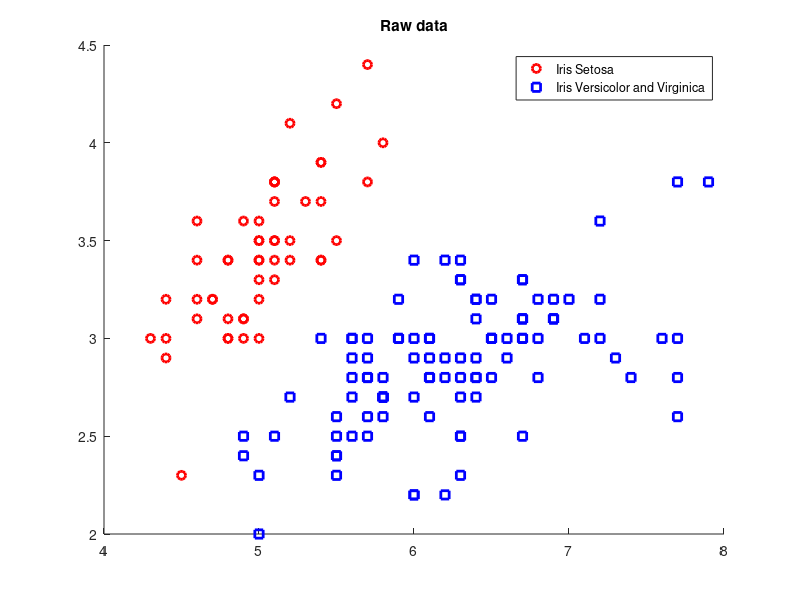

The MATLAB script that drew this image: (Note: this script raises an error after producing the figure.)
%$ clear all
clc, close all force, clear all

%% Set the data from the file (would read file but formatted as rich text so annoying to process file)
ASetosa = [5.1 3.5 1.4 0.2;...
    4.9 3.0 1.4 0.2;...
    4.7 3.2 1.3 0.2;...
    4.6 3.1 1.5 0.2;...
    5.0 3.6 1.4 0.2;...
    5.4 3.9 1.7 0.4;...
    4.6 3.4 1.4 0.3;...
    5.0 3.4 1.5 0.2;...
    4.4 2.9 1.4 0.2;...
    4.9 3.1 1.5 0.1;...
    5.4 3.7 1.5 0.2;...
    4.8 3.4 1.6 0.2;...
    4.8 3.0 1.4 0.1;...
    4.3 3.0 1.1 0.1;...
    5.8 4.0 1.2 0.2;...
    5.7 4.4 1.5 0.4;...
    5.4 3.9 1.3 0.4;...
    5.1 3.5 1.4 0.3;...
    5.7 3.8 1.7 0.3;...
    5.1 3.8 1.5 0.3;...
    5.4 3.4 1.7 0.2;...
    5.1 3.7 1.5 0.4;...
    4.6 3.6 1.0 0.2;...
    5.1 3.3 1.7 0.5;...
    4.8 3.4 1.9 0.2;...
    5.0 3.0 1.6 0.2;...
    5.0 3.4 1.6 0.4;...
    5.2 3.5 1.5 0.2;...
    5.2 3.4 1.4 0.2;...
    4.7 3.2 1.6 0.2;...
    4.8 3.1 1.6 0.2;...
    5.4 3.4 1.5 0.4;...
    5.2 4.1 1.5 0.1;...
    5.5 4.2 1.4 0.2;...
    4.9 3.1 1.5 0.2;...
    5.0 3.2 1.2 0.2;...
    5.5 3.5 1.3 0.2;...
    4.9 3.6 1.4 0.1;...
    4.4 3.0 1.3 0.2;...
    5.1 3.4 1.5 0.2;...
    5.0 3.5 1.3 0.3;...
    4.5 2.3 1.3 0.3;...
    4.4 3.2 1.3 0.2;...
    5.0 3.5 1.6 0.6;...
    5.1 3.8 1.9 0.4;...
    4.8 3.0 1.4 0.3;...
    5.1 3.8 1.6 0.2;...
    4.6 3.2 1.4 0.2;...
    5.3 3.7 1.5 0.2;...
    5.0 3.3 1.4 0.2];

AVersicolor = [7.0 3.2 4.7 1.4;...
    6.4 3.2 4.5 1.5;...
    6.9 3.1 4.9 1.5;...
    5.5 2.3 4.0 1.3;...
    6.5 2.8 4.6 1.5;...
    5.7 2.8 4.5 1.3;...
    6.3 3.3 4.7 1.6;...
    4.9 2.4 3.3 1.0;...
    6.6 2.9 4.6 1.3;...
    5.2 2.7 3.9 1.4;...
    5.0 2.0 3.5 1.0;...
    5.9 3.0 4.2 1.5;...
    6.0 2.2 4.0 1.0;...
    6.1 2.9 4.7 1.4;...
    5.6 2.9 3.6 1.3;...
    6.7 3.1 4.4 1.4;...
    5.6 3.0 4.5 1.5;...
    5.8 2.7 4.1 1.0;...
    6.2 2.2 4.5 1.5;...
    5.6 2.5 3.9 1.1;...
    5.9 3.2 4.8 1.8;...
    6.1 2.8 4.0 1.3;...
    6.3 2.5 4.9 1.5;...
    6.1 2.8 4.7 1.2;...
    6.4 2.9 4.3 1.3;...
    6.6 3.0 4.4 1.4;...
    6.8 2.8 4.8 1.4;...
    6.7 3.0 5.0 1.7;...
    6.0 2.9 4.5 1.5;...
    5.7 2.6 3.5 1.0;...
    5.5 2.4 3.8 1.1;...
    5.5 2.4 3.7 1.0;...
    5.8 2.7 3.9 1.2;...
    6.0 2.7 5.1 1.6;...
    5.4 3.0 4.5 1.5;...
    6.0 3.4 4.5 1.6;...
    6.7 3.1 4.7 1.5;...
    6.3 2.3 4.4 1.3;...
    5.6 3.0 4.1 1.3;...
    5.5 2.5 4.0 1.3;...
    5.5 2.6 4.4 1.2;...
    6.1 3.0 4.6 1.4;...
    5.8 2.6 4.0 1.2;...
    5.0 2.3 3.3 1.0;...
    5.6 2.7 4.2 1.3;...
    5.7 3.0 4.2 1.2;...
    5.7 2.9 4.2 1.3;...
    6.2 2.9 4.3 1.3;...
    5.1 2.5 3.0 1.1;...
    5.7 2.8 4.1 1.3];

AVirginica = [6.3 3.3 6.0 2.5;...
    5.8 2.7 5.1 1.9;...
    7.1 3.0 5.9 2.1;...
    6.3 2.9 5.6 1.8;...
    6.5 3.0 5.8 2.2;...
    7.6 3.0 6.6 2.1;...
    4.9 2.5 4.5 1.7;...
    7.3 2.9 6.3 1.8;...
    6.7 2.5 5.8 1.8;...
    7.2 3.6 6.1 2.5;...
    6.5 3.2 5.1 2.0;...
    6.4 2.7 5.3 1.9;...
    6.8 3.0 5.5 2.1;...
    5.7 2.5 5.0 2.0;...
    5.8 2.8 5.1 2.4;...
    6.4 3.2 5.3 2.3;...
    6.5 3.0 5.5 1.8;...
    7.7 3.8 6.7 2.2;...
    7.7 2.6 6.9 2.3;...
    6.0 2.2 5.0 1.5;...
    6.9 3.2 5.7 2.3;...
    5.6 2.8 4.9 2.0;...
    7.7 2.8 6.7 2.0;...
    6.3 2.7 4.9 1.8;...
    6.7 3.3 5.7 2.1;...
    7.2 3.2 6.0 1.8;...
    6.2 2.8 4.8 1.8;...
    6.1 3.0 4.9 1.8;...
    6.4 2.8 5.6 2.1;...
    7.2 3.0 5.8 1.6;...
    7.4 2.8 6.1 1.9;...
    7.9 3.8 6.4 2.0;...
    6.4 2.8 5.6 2.2;...
    6.3 2.8 5.1 1.5;...
    6.1 2.6 5.6 1.4;...
    7.7 3.0 6.1 2.3;...
    6.3 3.4 5.6 2.4;...
    6.4 3.1 5.5 1.8;...
    6.0 3.0 4.8 1.8;...
    6.9 3.1 5.4 2.1;...
    6.7 3.1 5.6 2.4;...
    6.9 3.1 5.1 2.3;...
    5.8 2.7 5.1 1.9;...
    6.8 3.2 5.9 2.3;...
    6.7 3.3 5.7 2.5;...
    6.7 3.0 5.2 2.3;...
    6.3 2.5 5.0 1.9;...
    6.5 3.0 5.2 2.0;...
    6.2 3.4 5.4 2.3;...
    5.9 3.0 5.1 1.8];

%% Create two classes with Iris Setosa as one and the rest as the other.

class1 = ASetosa(:,[1,2]);
class2 = cat(1, AVersicolor(:,[1,2]), AVirginica(:,[1,2]));

%% Plot data

figure, hold on;
plot(class1(:,1), class1(:,2), 'or', 'linewidth', 2);
plot(class2(:,1), class2(:,2), 'sb', 'linewidth', 2);
legend('Iris Setosa', 'Iris Versicolor and Virginica');
title('Raw data');

%% Find optimial plane

% finding optimal plane
w = find_fisher_opt_plane({class1;class2})';
wnorm = norm(w);
wcl1 = repmat(w, size(class1,1), 1);
wcl2 = repmat(w, size(class2,1), 1);
% project points onto plane passing through 0
cl1proj = class1 - repmat(sum(wcl1.*class1, 2),1,2) .* wcl1/wnorm;
cl2proj = class2 - repmat(sum(wcl2.*class2, 2),1,2) .* wcl2/wnorm;

% show plane with projected points
figure, hold on;
plot(cl1proj(:,1), cl1proj(:,2), 'or', 'linewidth', 2);
plot(cl2proj(:,1), cl2proj(:,2), 'sb', 'linewidth', 2);
data = cat(1,cl1proj,cl2proj);
xmin = min(data(:,1))-1; xmax = max(data(:,1))+1;
plot([xmin,xmax], -w(1)/w(2) * [xmin,xmax], '--k', 'linewidth', 2);
legend('Iris Setosa', 'Iris Versicolor and Virginica','w');
title('Projected data');

%% Change of basis so that data is shown just on x-plane

% find unit vector along the plane
x = 1 / sqrt(1 + w(1)^2 / w(2)^2);
uvec1 = [x, -w(1)/w(2) * x,0]; uvec2 = cross(uvec1, [0,0,1]);
uvec1 = uvec1([1,2]); uvec2 = uvec2([1,2]);

trans_mat = [uvec1', uvec2']; % column vectors with the two basis vectors of our new space
trans = cl1proj(1,:) * trans_mat;
% project points onto x axis using transformation matrix
% Basically this code just uses cells to speed up the process of
% transforming each individual feature vector.  Moreover it makes the code
% nice and terse.
tmp = cell(size(cl1proj,1),1); tmp(:) = {trans_mat}; % cell matrix containing n1 copies of the transformation matrix
cl1proj2 = cellfun(@(a,b) a*b, mat2cell(cl1proj,ones(size(cl1proj,1),1),[size(cl1proj,2)]), tmp, 'uniformoutput', false);
cl1proj2 = cell2mat(cl1proj2);

tmp = cell(size(cl2proj,1),1); tmp(:) = {trans_mat};
cl2proj2 = cellfun(@(a,b) a*b, mat2cell(cl2proj,ones(size(cl2proj,1),1),[size(cl2proj,2)]), tmp, 'uniformoutput', false);
cl2proj2 = cell2mat(cl2proj2);

%% Plot newly projected points (again)

% show plane with projected points
figure, hold on;
plot(cl1proj2(:,1), cl1proj2(:,2), 'or', 'linewidth', 2);
plot(cl2proj2(:,1), cl2proj2(:,2), 'sb', 'linewidth', 2);
data = cat(1,cl1proj2,cl2proj2);
title('Projected data');

%% Calculate Normal distributions for newly projected classes

class1_1d = cl1proj2(:,1); class2_1d = cl2proj2(:,1); % only the x dimension

mean1 = mean(class1_1d); std1 = std(class1_1d);
mean2 = mean(class2_1d); std2 = std(class2_1d);

f = @(x,mean,std) 1/(std*sqrt(2*pi)) * exp(-0.5 * (x - mean).^2 / std^2);

xmin = min(cat(1, class1_1d, class2_1d)) - 1;  xmax = max(cat(1, class1_1d, class2_1d)) + 1;
xx = linspace(xmin,xmax,300);

%% Plot distributions on top of data
plot(xx, f(xx, mean1, std1), 'r'); plot(xx, f(xx, mean2, std2), 'b');
legend('Iris Setosa', 'Iris Versicolor and Virginica', 'Normal distribution for class 1', 'Normal distribution for class 2');

%% Find the threshold point (i.e. where the two normal distributions cross)

f_findzero = @(x) f(x, mean1, std1) - f(x, mean2, std2);
thresh = fzero(f_findzero, [0]);

%% Plot threshold on top of data

plot([thresh,thresh], [-0.5,2], '--k', 'linewidth', 2);
legend('Iris Setosa',...
    'Iris Versicolor and Virginica',...
    'Normal distribution for class 1',...
    'Normal distribution for class 2',...
    'Threshold');

%% Calculate classification error

all_data = cat(1, class1_1d, class2_1d);

% labels, 0 if in class with mean smaller than tresh and 1 otherwise
if mean1 > mean2
    labels = cat(1, ones(length(class1_1d),1), zeros(length(class2_1d),1));
else
    labels = cat(1, zeros(length(class1_1d),1), ones(length(class2_1d),1));
end

classify = all_data >= thresh; % classify (i.e. get bool value of whether bigger than thresh)
err = classify ~= labels; % check if label and classification don't match
err = sum(err) / length(err); % count number of misclassified features
display(['Classification error is ' num2str(err) ]);